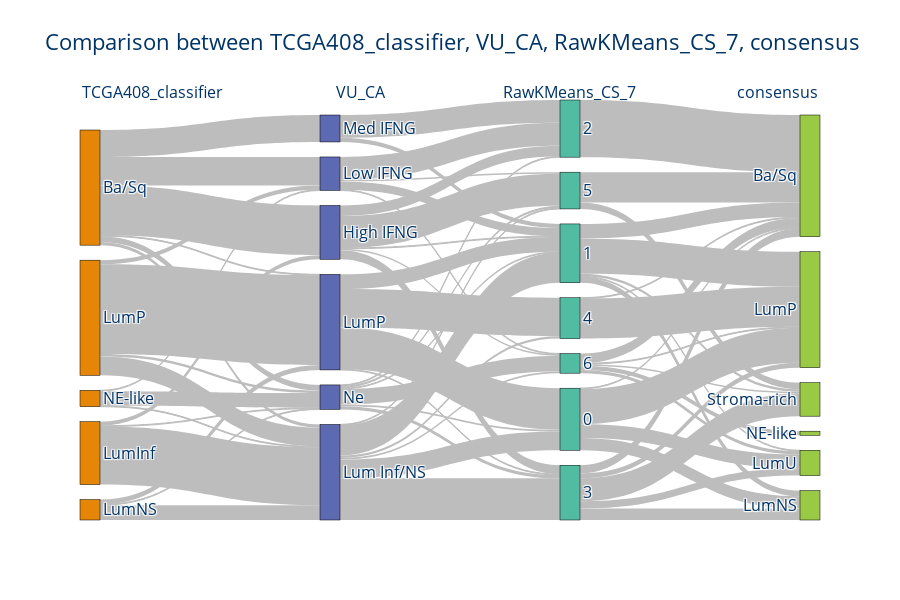
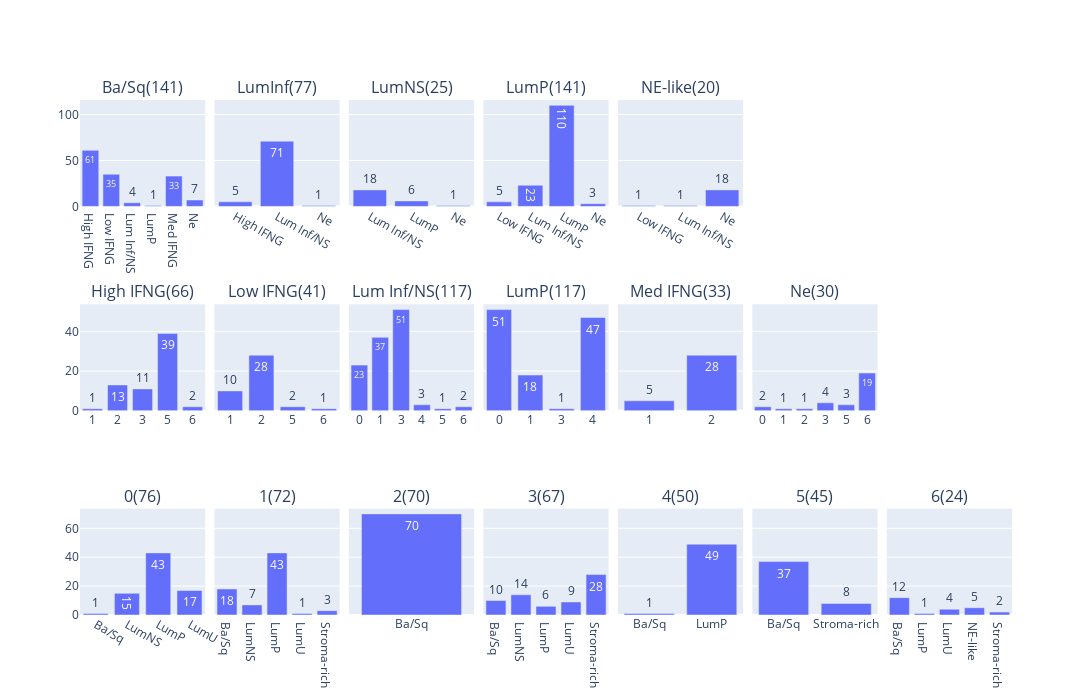

The cell these charts' notebook holds for them, in order:
### Code cell
sel_ca_model = "RawKMeans_CS_7"
reorder_cols = ["TCGA408_classifier", "VU_CA", sel_ca_model, "consensus"]
out_var.dropna(inplace=True)
meta, sky_fig = sky.main(df=out_var.dropna(), reorder_cols=reorder_cols, title="Comparison between " + ", ".join(reorder_cols), retMeta=True)

sky_stats = sky.prep_sankey_description(sky_meta=meta, input_df=out_var, sel_cols=reorder_cols)

config = {
    "shared_x": False,
    "shared_y": True,
    "h_spacing": 0.01,
    "v_spacing": 0.19,
    "main_title": "",
    "height": 700,
    "width": 1200,
    "y_title": "#Samples",
    "x_title": "",
    "specs": None,
}
fig = sky.plot_sankey_description(config, sky_stats)

sky_fig.show()
fig.show()

### Figure 1 — Plotly figure (JSON) as saved in the notebook; plotly's stock layout.template omitted (floating-point values rounded to 4 significant figures)
{"data": [{"arrangement": "perpendicular", "link": {"color": "#bdbdbd", "source": [0, 0, 0, 0, 0, 0, 1, 1, 1, 2, 2, 2, 3, 3, 3, 3, 4, 4, 4, 5, 5, 5, 5, 5, 6, 6, 6, 6, 7, 7, 7, 7, 7, 7, 8, 8, 8, 8, 9, 9, 10, 10, 10, 10, 10, 10, 11, 11, 11, 11, 12, 12, 12, 12, 12, 13, 14, 14, 14, 14, 14, 15, 15, 16, 16, 17, 17, 17, 17, 17], "target": [5, 6, 7, 8, 9, 10, 5, 7, 10, 7, 8, 10, 6, 7, 8, 10, 6, 7, 10, 12, 13, 14, 16, 17, 12, 13, 16, 17, 11, 12, 14, 15, 16, 17, 11, 12, 14, 15, 12, 13, 11, 12, 13, 14, 16, 17, 18, 19, 20, 21, 18, 19, 20, 21, 23, 18, 18, 19, 20, 21, 23, 18, 20, 18, 23, 18, 20, 21, 22, 23], "value": [61, 35, 4, 1, 33, 7, 5, 71, 1, 18, 6, 1, 5, 23, 110, 3, 1, 1, 18, 1, 13, 11, 39, 2, 10, 28, 2, 1, 23, 37, 51, 3, 1, 2, 51, 18, 1, 47, 5, 28, 2, 1, 1, 4, 3, 19, 1, 15, 43, 17, 18, 7, 43, 1, 3, 70, 10, 14, 6, 9, 28, 1, 49, 37, 8, 12, 1, 4, 5, 2]}, "node": {"color": ["rgb(229, 134, 6)", "rgb(229, 134, 6)", "rgb(229, 134, 6)", "rgb(229, 134, 6)", "rgb(229, 134, 6)", "rgb(93, 105, 177)", "rgb(93, 105, 177)", "rgb(93, 105, 177)", "rgb(93, 105, 177)", "rgb(93, 105, 177)", "rgb(93, 105, 177)", "rgb(82, 188, 163)", "rgb(82, 188, 163)", "rgb(82, 188, 163)", "rgb(82, 188, 163)", "rgb(82, 188, 163)", "rgb(82, 188, 163)", "rgb(82, 188, 163)", "rgb(153, 201, 69)", "rgb(153, 201, 69)", "rgb(153, 201, 69)", "rgb(153, 201, 69)", "rgb(153, 201, 69)", "rgb(153, 201, 69)"], "label": ["Ba/Sq", "LumInf", "LumNS", "LumP", "NE-like", "High IFNG", "Low IFNG", "Lum Inf/NS", "LumP", "Med IFNG", "Ne", 0, 1, 2, 3, 4, 5, 6, "Ba/Sq", "LumNS", "LumP", "LumU", "NE-like", "Stroma-rich"], "line": {"color": "black", "width": 0.5}, "pad": 15, "thickness": 20}, "type": "sankey"}], "layout": {"annotations": [{"align": "left", "font": {"color": "#003366", "size": 16}, "showarrow": false, "text": "TCGA408_classifier", "x": 0, "xref": "x", "y": 1.05, "yref": "paper"}, {"align": "left", "font": {"color": "#003366", "size": 16}, "showarrow": false, "text": "VU_CA", "x": 1, "xref": "x", "y": 1.05, "yref": "paper"}, {"align": "left", "font": {"color": "#003366", "size": 16}, "showarrow": false, "text": "RawKMeans_CS_7", "x": 2, "xref": "x", "y": 1.05, "yref": "paper"}, {"align": "left", "font": {"color": "#003366", "size": 16}, "showarrow": false, "text": "consensus", "x": 3, "xref": "x", "y": 1.05, "yref": "paper"}], "font": {"color": "#003366", "size": 16}, "height": 600, "plot_bgcolor": "rgba(0,0,0,0)", "title": {"text": "Comparison between TCGA408_classifier, VU_CA, RawKMeans_CS_7, consensus"}, "xaxis": {"showgrid": false, "visible": false, "zeroline": false}, "yaxis": {"showgrid": false, "visible": false, "zeroline": false}}}

### Figure 2 — Plotly figure (JSON) as saved in the notebook; plotly's stock layout.template omitted (floating-point values rounded to 4 significant figures)
{"data": [{"alignmentgroup": "True", "hovertemplate": "SourceLabel=Ba/Sq(141)<br>TargetLabel=%{x}<br>#Samples=%{y}<extra></extra>", "legendgroup": "", "marker": {"color": "#636efa", "pattern": {"shape": ""}}, "name": "", "offsetgroup": "", "orientation": "v", "showlegend": false, "textposition": "auto", "texttemplate": "%{y}", "type": "bar", "x": ["High IFNG", "Low IFNG", "Lum Inf/NS", "LumP", "Med IFNG", "Ne"], "xaxis": "x", "y": [61, 35, 4, 1, 33, 7], "yaxis": "y"}, {"alignmentgroup": "True", "hovertemplate": "SourceLabel=LumInf(77)<br>TargetLabel=%{x}<br>#Samples=%{y}<extra></extra>", "legendgroup": "", "marker": {"color": "#636efa", "pattern": {"shape": ""}}, "name": "", "offsetgroup": "", "orientation": "v", "showlegend": false, "textposition": "auto", "texttemplate": "%{y}", "type": "bar", "x": ["High IFNG", "Lum Inf/NS", "Ne"], "xaxis": "x2", "y": [5, 71, 1], "yaxis": "y2"}, {"alignmentgroup": "True", "hovertemplate": "SourceLabel=LumNS(25)<br>TargetLabel=%{x}<br>#Samples=%{y}<extra></extra>", "legendgroup": "", "marker": {"color": "#636efa", "pattern": {"shape": ""}}, "name": "", "offsetgroup": "", "orientation": "v", "showlegend": false, "textposition": "auto", "texttemplate": "%{y}", "type": "bar", "x": ["Lum Inf/NS", "LumP", "Ne"], "xaxis": "x3", "y": [18, 6, 1], "yaxis": "y3"}, {"alignmentgroup": "True", "hovertemplate": "SourceLabel=LumP(141)<br>TargetLabel=%{x}<br>#Samples=%{y}<extra></extra>", "legendgroup": "", "marker": {"color": "#636efa", "pattern": {"shape": ""}}, "name": "", "offsetgroup": "", "orientation": "v", "showlegend": false, "textposition": "auto", "texttemplate": "%{y}", "type": "bar", "x": ["Low IFNG", "Lum Inf/NS", "LumP", "Ne"], "xaxis": "x4", "y": [5, 23, 110, 3], "yaxis": "y4"}, {"alignmentgroup": "True", "hovertemplate": "SourceLabel=NE-like(20)<br>TargetLabel=%{x}<br>#Samples=%{y}<extra></extra>", "legendgroup": "", "marker": {"color": "#636efa", "pattern": {"shape": ""}}, "name": "", "offsetgroup": "", "orientation": "v", "showlegend": false, "textposition": "auto", "texttemplate": "%{y}", "type": "bar", "x": ["Low IFNG", "Lum Inf/NS", "Ne"], "xaxis": "x5", "y": [1, 1, 18], "yaxis": "y5"}, {"alignmentgroup": "True", "hovertemplate": "SourceLabel=High IFNG(66)<br>TargetLabel=%{x}<br>#Samples=%{y}<extra></extra>", "legendgroup": "", "marker": {"color": "#636efa", "pattern": {"shape": ""}}, "name": "", "offsetgroup": "", "orientation": "v", "showlegend": false, "textposition": "auto", "texttemplate": "%{y}", "type": "bar", "x": ["1", "2", "3", "5", "6"], "xaxis": "x8", "y": [1, 13, 11, 39, 2], "yaxis": "y8"}, {"alignmentgroup": "True", "hovertemplate": "SourceLabel=Low IFNG(41)<br>TargetLabel=%{x}<br>#Samples=%{y}<extra></extra>", "legendgroup": "", "marker": {"color": "#636efa", "pattern": {"shape": ""}}, "name": "", "offsetgroup": "", "orientation": "v", "showlegend": false, "textposition": "auto", "texttemplate": "%{y}", "type": "bar", "x": ["1", "2", "5", "6"], "xaxis": "x9", "y": [10, 28, 2, 1], "yaxis": "y9"}, {"alignmentgroup": "True", "hovertemplate": "SourceLabel=Lum Inf/NS(117)<br>TargetLabel=%{x}<br>#Samples=%{y}<extra></extra>", "legendgroup": "", "marker": {"color": "#636efa", "pattern": {"shape": ""}}, "name": "", "offsetgroup": "", "orientation": "v", "showlegend": false, "textposition": "auto", "texttemplate": "%{y}", "type": "bar", "x": ["0", "1", "3", "4", "5", "6"], "xaxis": "x10", "y": [23, 37, 51, 3, 1, 2], "yaxis": "y10"}, {"alignmentgroup": "True", "hovertemplate": "SourceLabel=LumP(117)<br>TargetLabel=%{x}<br>#Samples=%{y}<extra></extra>", "legendgroup": "", "marker": {"color": "#636efa", "pattern": {"shape": ""}}, "name": "", "offsetgroup": "", "orientation": "v", "showlegend": false, "textposition": "auto", "texttemplate": "%{y}", "type": "bar", "x": ["0", "1", "3", "4"], "xaxis": "x11", "y": [51, 18, 1, 47], "yaxis": "y11"}, {"alignmentgroup": "True", "hovertemplate": "SourceLabel=Med IFNG(33)<br>TargetLabel=%{x}<br>#Samples=%{y}<extra></extra>", "legendgroup": "", "marker": {"color": "#636efa", "pattern": {"shape": ""}}, "name": "", "offsetgroup": "", "orientation": "v", "showlegend": false, "textposition": "auto", "texttemplate": "%{y}", "type": "bar", "x": ["1", "2"], "xaxis": "x12", "y": [5, 28], "yaxis": "y12"}, {"alignmentgroup": "True", "hovertemplate": "SourceLabel=Ne(30)<br>TargetLabel=%{x}<br>#Samples=%{y}<extra></extra>", "legendgroup": "", "marker": {"color": "#636efa", "pattern": {"shape": ""}}, "name": "", "offsetgroup": "", "orientation": "v", "showlegend": false, "textposition": "auto", "texttemplate": "%{y}", "type": "bar", "x": ["0", "1", "2", "3", "5", "6"], "xaxis": "x13", "y": [2, 1, 1, 4, 3, 19], "yaxis": "y13"}, {"alignmentgroup": "True", "hovertemplate": "SourceLabel=0(76)<br>TargetLabel=%{x}<br>#Samples=%{y}<extra></extra>", "legendgroup": "", "marker": {"color": "#636efa", "pattern": {"shape": ""}}, "name": "", "offsetgroup": "", "orientation": "v", "showlegend": false, "textposition": "auto", "texttemplate": "%{y}", "type": "bar", "x": ["Ba/Sq", "LumNS", "LumP", "LumU"], "xaxis": "x15", "y": [1, 15, 43, 17], "yaxis": "y15"}, {"alignmentgroup": "True", "hovertemplate": "SourceLabel=1(72)<br>TargetLabel=%{x}<br>#Samples=%{y}<extra></extra>", "legendgroup": "", "marker": {"color": "#636efa", "pattern": {"shape": ""}}, "name": "", "offsetgroup": "", "orientation": "v", "showlegend": false, "textposition": "auto", "texttemplate": "%{y}", "type": "bar", "x": ["Ba/Sq", "LumNS", "LumP", "LumU", "Stroma-rich"], "xaxis": "x16", "y": [18, 7, 43, 1, 3], "yaxis": "y16"}, {"alignmentgroup": "True", "hovertemplate": "SourceLabel=2(70)<br>TargetLabel=%{x}<br>#Samples=%{y}<extra></extra>", "legendgroup": "", "marker": {"color": "#636efa", "pattern": {"shape": ""}}, "name": "", "offsetgroup": "", "orientation": "v", "showlegend": false, "textposition": "auto", "texttemplate": "%{y}", "type": "bar", "x": ["Ba/Sq"], "xaxis": "x17", "y": [70], "yaxis": "y17"}, {"alignmentgroup": "True", "hovertemplate": "SourceLabel=3(67)<br>TargetLabel=%{x}<br>#Samples=%{y}<extra></extra>", "legendgroup": "", "marker": {"color": "#636efa", "pattern": {"shape": ""}}, "name": "", "offsetgroup": "", "orientation": "v", "showlegend": false, "textposition": "auto", "texttemplate": "%{y}", "type": "bar", "x": ["Ba/Sq", "LumNS", "LumP", "LumU", "Stroma-rich"], "xaxis": "x18", "y": [10, 14, 6, 9, 28], "yaxis": "y18"}, {"alignmentgroup": "True", "hovertemplate": "SourceLabel=4(50)<br>TargetLabel=%{x}<br>#Samples=%{y}<extra></extra>", "legendgroup": "", "marker": {"color": "#636efa", "pattern": {"shape": ""}}, "name": "", "offsetgroup": "", "orientation": "v", "showlegend": false, "textposition": "auto", "texttemplate": "%{y}", "type": "bar", "x": ["Ba/Sq", "LumP"], "xaxis": "x19", "y": [1, 49], "yaxis": "y19"}, {"alignmentgroup": "True", "hovertemplate": "SourceLabel=5(45)<br>TargetLabel=%{x}<br>#Samples=%{y}<extra></extra>", "legendgroup": "", "marker": {"color": "#636efa", "pattern": {"shape": ""}}, "name": "", "offsetgroup": "", "orientation": "v", "showlegend": false, "textposition": "auto", "texttemplate": "%{y}", "type": "bar", "x": ["Ba/Sq", "Stroma-rich"], "xaxis": "x20", "y": [37, 8], "yaxis": "y20"}, {"alignmentgroup": "True", "hovertemplate": "SourceLabel=6(24)<br>TargetLabel=%{x}<br>#Samples=%{y}<extra></extra>", "legendgroup": "", "marker": {"color": "#636efa", "pattern": {"shape": ""}}, "name": "", "offsetgroup": "", "orientation": "v", "showlegend": false, "textposition": "auto", "texttemplate": "%{y}", "type": "bar", "x": ["Ba/Sq", "LumP", "LumU", "NE-like", "Stroma-rich"], "xaxis": "x21", "y": [12, 1, 4, 5, 2], "yaxis": "y21"}], "layout": {"annotations": [{"font": {"size": 16}, "showarrow": false, "text": "Ba/Sq(141)", "x": 0.06714, "xanchor": "center", "xref": "paper", "y": 1, "yanchor": "bottom", "yref": "paper"}, {"font": {"size": 16}, "showarrow": false, "text": "LumInf(77)", "x": 0.2114, "xanchor": "center", "xref": "paper", "y": 1, "yanchor": "bottom", "yref": "paper"}, {"font": {"size": 16}, "showarrow": false, "text": "LumNS(25)", "x": 0.3557, "xanchor": "center", "xref": "paper", "y": 1, "yanchor": "bottom", "yref": "paper"}, {"font": {"size": 16}, "showarrow": false, "text": "LumP(141)", "x": 0.5, "xanchor": "center", "xref": "paper", "y": 1, "yanchor": "bottom", "yref": "paper"}, {"font": {"size": 16}, "showarrow": false, "text": "NE-like(20)", "x": 0.6443, "xanchor": "center", "xref": "paper", "y": 1, "yanchor": "bottom", "yref": "paper"}, {"font": {"size": 16}, "showarrow": false, "text": "High IFNG(66)", "x": 0.06714, "xanchor": "center", "xref": "paper", "y": 0.6033, "yanchor": "bottom", "yref": "paper"}, {"font": {"size": 16}, "showarrow": false, "text": "Low IFNG(41)", "x": 0.2114, "xanchor": "center", "xref": "paper", "y": 0.6033, "yanchor": "bottom", "yref": "paper"}, {"font": {"size": 16}, "showarrow": false, "text": "Lum Inf/NS(117)", "x": 0.3557, "xanchor": "center", "xref": "paper", "y": 0.6033, "yanchor": "bottom", "yref": "paper"}, {"font": {"size": 16}, "showarrow": false, "text": "LumP(117)", "x": 0.5, "xanchor": "center", "xref": "paper", "y": 0.6033, "yanchor": "bottom", "yref": "paper"}, {"font": {"size": 16}, "showarrow": false, "text": "Med IFNG(33)", "x": 0.6443, "xanchor": "center", "xref": "paper", "y": 0.6033, "yanchor": "bottom", "yref": "paper"}, {"font": {"size": 16}, "showarrow": false, "text": "Ne(30)", "x": 0.7886, "xanchor": "center", "xref": "paper", "y": 0.6033, "yanchor": "bottom", "yref": "paper"}, {"font": {"size": 16}, "showarrow": false, "text": "0(76)", "x": 0.06714, "xanchor": "center", "xref": "paper", "y": 0.2067, "yanchor": "bottom", "yref": "paper"}, {"font": {"size": 16}, "showarrow": false, "text": "1(72)", "x": 0.2114, "xanchor": "center", "xref": "paper", "y": 0.2067, "yanchor": "bottom", "yref": "paper"}, {"font": {"size": 16}, "showarrow": false, "text": "2(70)", "x": 0.3557, "xanchor": "center", "xref": "paper", "y": 0.2067, "yanchor": "bottom", "yref": "paper"}, {"font": {"size": 16}, "showarrow": false, "text": "3(67)", "x": 0.5, "xanchor": "center", "xref": "paper", "y": 0.2067, "yanchor": "bottom", "yref": "paper"}, {"font": {"size": 16}, "showarrow": false, "text": "4(50)", "x": 0.6443, "xanchor": "center", "xref": "paper", "y": 0.2067, "yanchor": "bottom", "yref": "paper"}, {"font": {"size": 16}, "showarrow": false, "text": "5(45)", "x": 0.7886, "xanchor": "center", "xref": "paper", "y": 0.2067, "yanchor": "bottom", "yref": "paper"}, {"font": {"size": 16}, "showarrow": false, "text": "6(24)", "x": 0.9329, "xanchor": "center", "xref": "paper", "y": 0.2067, "yanchor": "bottom", "yref": "paper"}], "height": 700, "showlegend": false, "title": {"text": ""}, "width": 1200, "xaxis": {"anchor": "y", "domain": [0, 0.1343]}, "xaxis10": {"anchor": "y10", "domain": [0.2886, 0.4229]}, "xaxis11": {"anchor": "y11", "domain": [0.4329, 0.5671]}, "xaxis12": {"anchor": "y12", "domain": [0.5771, 0.7114]}, "xaxis13": {"anchor": "y13", "domain": [0.7214, 0.8557]}, "xaxis14": {"anchor": "y14", "domain": [0.8657, 1]}, "xaxis15": {"anchor": "y15", "domain": [0, 0.1343]}, "xaxis16": {"anchor": "y16", "domain": [0.1443, 0.2786]}, "xaxis17": {"anchor": "y17", "domain": [0.2886, 0.4229]}, "xaxis18": {"anchor": "y18", "domain": [0.4329, 0.5671]}, "xaxis19": {"anchor": "y19", "domain": [0.5771, 0.7114]}, "xaxis2": {"anchor": "y2", "domain": [0.1443, 0.2786]}, "xaxis20": {"anchor": "y20", "domain": [0.7214, 0.8557]}, "xaxis21": {"anchor": "y21", "domain": [0.8657, 1]}, "xaxis3": {"anchor": "y3", "domain": [0.2886, 0.4229]}, "xaxis4": {"anchor": "y4", "domain": [0.4329, 0.5671]}, "xaxis5": {"anchor": "y5", "domain": [0.5771, 0.7114]}, "xaxis6": {"anchor": "y6", "domain": [0.7214, 0.8557]}, "xaxis7": {"anchor": "y7", "domain": [0.8657, 1]}, "xaxis8": {"anchor": "y8", "domain": [0, 0.1343]}, "xaxis9": {"anchor": "y9", "domain": [0.1443, 0.2786]}, "yaxis": {"anchor": "x", "domain": [0.7933, 1]}, "yaxis10": {"anchor": "x10", "domain": [0.3967, 0.6033], "matches": "y8", "showticklabels": false}, "yaxis11": {"anchor": "x11", "domain": [0.3967, 0.6033], "matches": "y8", "showticklabels": false}, "yaxis12": {"anchor": "x12", "domain": [0.3967, 0.6033], "matches": "y8", "showticklabels": false}, "yaxis13": {"anchor": "x13", "domain": [0.3967, 0.6033], "matches": "y8", "showticklabels": false}, "yaxis14": {"anchor": "x14", "domain": [0.3967, 0.6033], "matches": "y8", "showticklabels": false}, "yaxis15": {"anchor": "x15", "domain": [0, 0.2067]}, "yaxis16": {"anchor": "x16", "domain": [0, 0.2067], "matches": "y15", "showticklabels": false}, "yaxis17": {"anchor": "x17", "domain": [0, 0.2067], "matches": "y15", "showticklabels": false}, "yaxis18": {"anchor": "x18", "domain": [0, 0.2067], "matches": "y15", "showticklabels": false}, "yaxis19": {"anchor": "x19", "domain": [0, 0.2067], "matches": "y15", "showticklabels": false}, "yaxis2": {"anchor": "x2", "domain": [0.7933, 1], "matches": "y", "showticklabels": false}, "yaxis20": {"anchor": "x20", "domain": [0, 0.2067], "matches": "y15", "showticklabels": false}, "yaxis21": {"anchor": "x21", "domain": [0, 0.2067], "matches": "y15", "showticklabels": false}, "yaxis3": {"anchor": "x3", "domain": [0.7933, 1], "matches": "y", "showticklabels": false}, "yaxis4": {"anchor": "x4", "domain": [0.7933, 1], "matches": "y", "showticklabels": false}, "yaxis5": {"anchor": "x5", "domain": [0.7933, 1], "matches": "y", "showticklabels": false}, "yaxis6": {"anchor": "x6", "domain": [0.7933, 1], "matches": "y", "showticklabels": false}, "yaxis7": {"anchor": "x7", "domain": [0.7933, 1], "matches": "y", "showticklabels": false}, "yaxis8": {"anchor": "x8", "domain": [0.3967, 0.6033]}, "yaxis9": {"anchor": "x9", "domain": [0.3967, 0.6033], "matches": "y8", "showticklabels": false}}}
